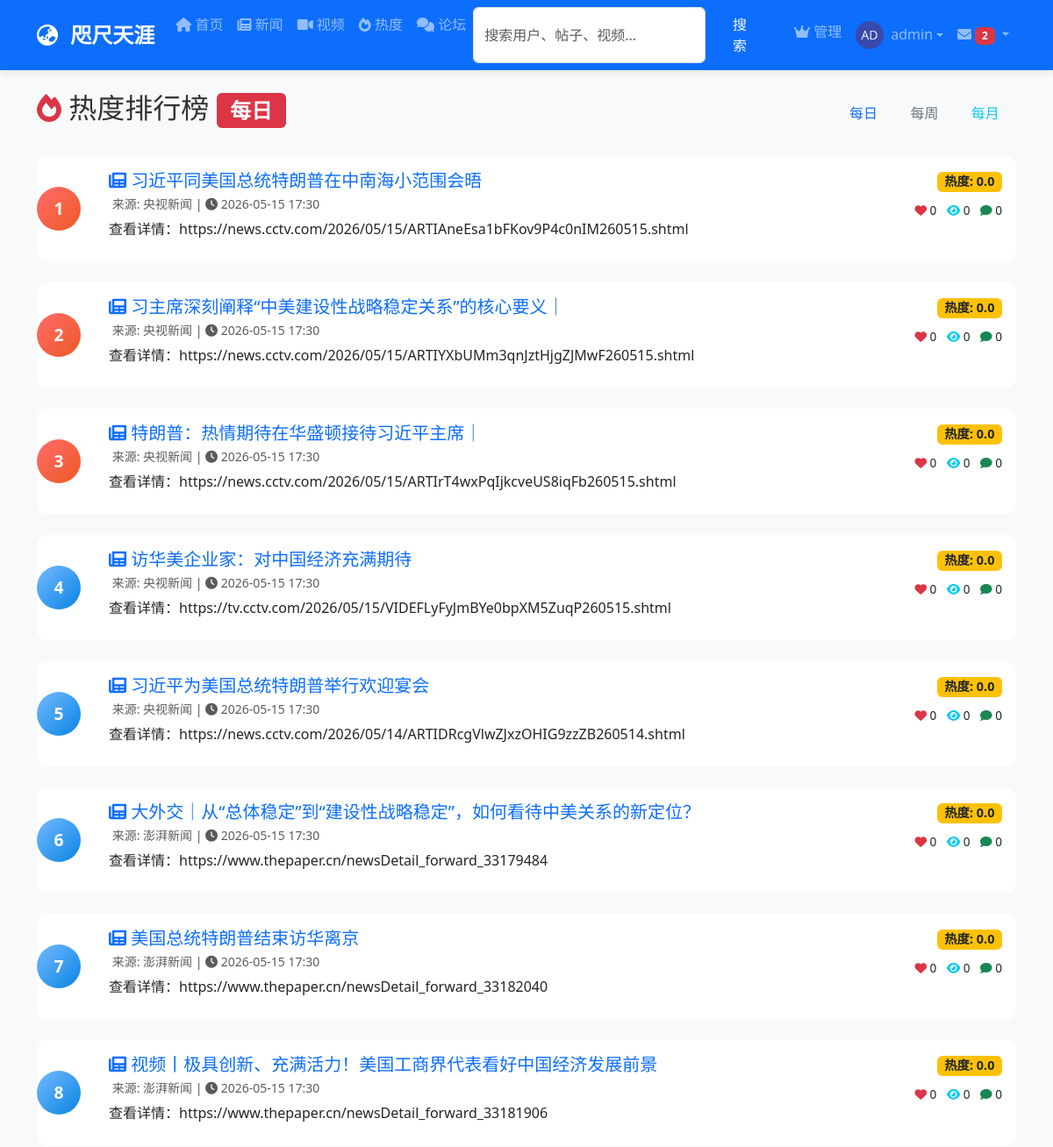
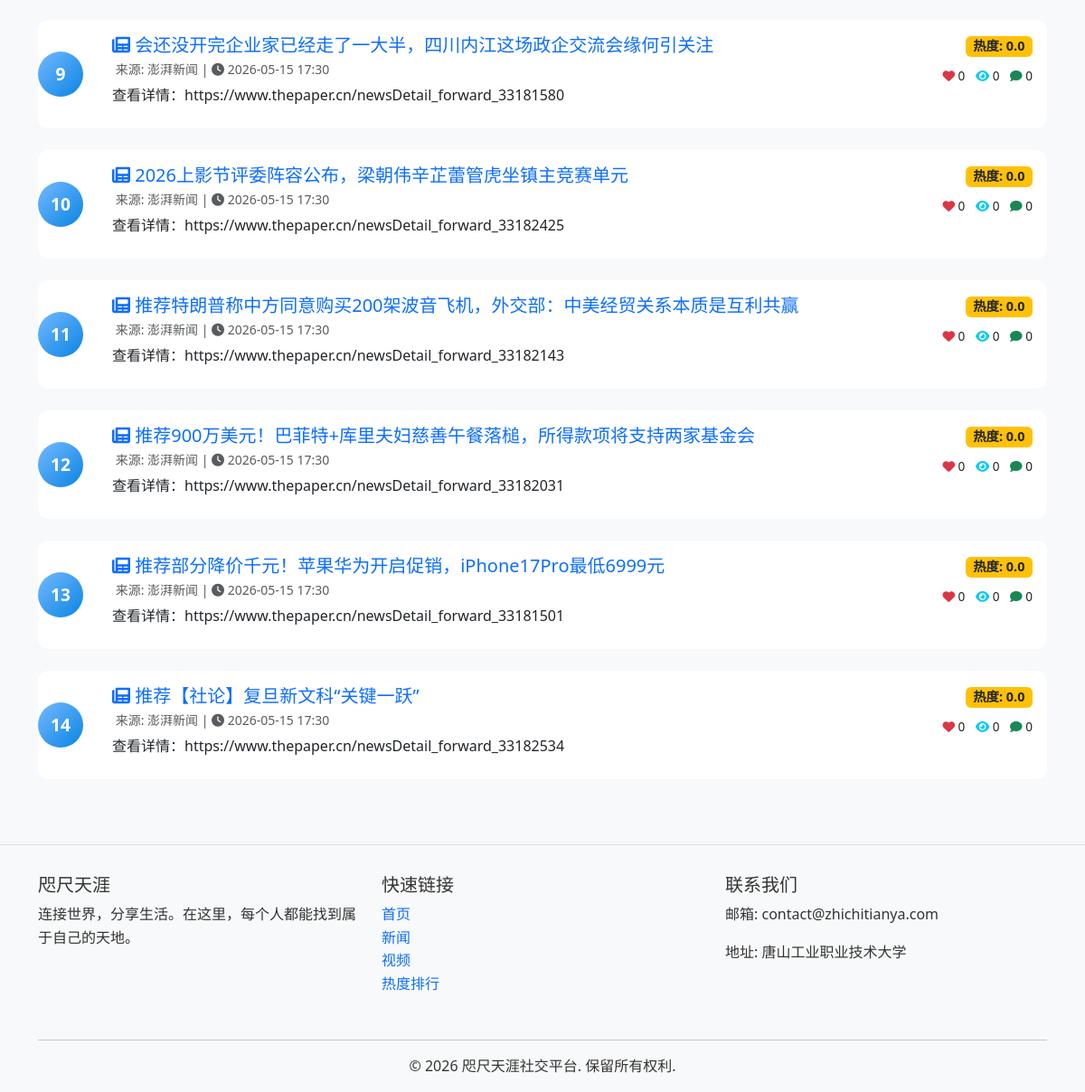
Screenshot of /trending (signed in) with the database file from the repository (2 pictures, top to bottom).
### models/__init__.py (models this page shows, shortened)
class User(UserMixin, db.Model):
    __tablename__ = 'users'
    id = db.Column(db.Integer, primary_key=True)
    username = db.Column(db.String(80), unique=True, nullable=False)
    email = db.Column(db.String(120), unique=True, nullable=False)
    password_hash = db.Column(db.String(120), nullable=False)
    avatar = db.Column(db.String(200), default='default_avatar.png')
    bio = db.Column(db.Text, default='')
    location = db.Column(db.String(100))
    website = db.Column(db.String(200))
    is_active = db.Column(db.Boolean, default=True)  # 用户是否被封禁
    is_banned = db.Column(db.Boolean, default=False)  # 是否被完全封禁
    can_post = db.Column(db.Boolean, default=True)    # 是否可以发帖
    can_video = db.Column(db.Boolean, default=True)   # 是否可以发视频
    can_comment = db.Column(db.Boolean, default=True)  # 是否可以评论
    is_admin = db.Column(db.Boolean, default=False)   # 是否为管理员
    join_date = db.Column(FlexibleDateTime, default=datetime.now)
    last_seen = db.Column(FlexibleDateTime, default=datetime.now)
    posts = db.relationship('Post', backref='author',
                            lazy=True, foreign_keys='Post.author_id')
    videos = db.relationship('Video', backref='uploader',
                             lazy=True, foreign_keys='Video.uploader_id')
    comments = db.relationship(
        'Comment', lazy=True, foreign_keys='Comment.author_id')
    sent_messages = db.relationship(
        'Message', backref='sender', lazy=True, foreign_keys='Message.sender_id')
    received_messages = db.relationship(
        'Message', backref='recipient', lazy=True, foreign_keys='Message.recipient_id')
    followers = db.relationship(
        'User', secondary='follows',
        primaryjoin='(Follows.followed_id == User.id)',  # 被关注的人
        secondaryjoin='(Follows.follower_id == User.id)',  # 关注者
        backref=db.backref('followed', lazy='dynamic'),
        lazy='dynamic'
    )
    post_likes = db.relationship('PostLike', backref='user', lazy=True)
    video_likes = db.relationship('VideoLike', backref='user', lazy=True)
    def unread_messages_count(self):
        return Message.query.filter_by(
            recipient_id=self.id,
            is_read=False
        ).count()

class News(db.Model):
    __tablename__ = 'news'
    id = db.Column(db.Integer, primary_key=True)
    title = db.Column(db.String(200), nullable=False)
    content = db.Column(db.Text, nullable=False)
    summary = db.Column(db.String(500))  # 新闻摘要
    image_url = db.Column(db.String(200))  # 新闻配图
    source = db.Column(db.String(100))  # 新闻来源
    url = db.Column(db.String(500), default='')  # 原文链接
    timestamp = db.Column(FlexibleDateTime, index=True,
                          default=datetime.now)
    views = db.Column(db.Integer, default=0)  # 阅读次数
    likes_count = db.Column(db.Integer, default=0)
    comments_count = db.Column(db.Integer, default=0)  # 评论数
    news_likes_rel = db.relationship(
        'NewsLike', back_populates='news', overlaps="likes")
    news_comments = db.relationship(
        'Comment', lazy=True, foreign_keys='Comment.news_id')
    def get_trending_score(self):
        from chinese_time_utils import calculate_trend_score
        from datetime import datetime
        import math
        age = datetime.now() - self.timestamp
        age_hours = age.total_seconds() / 3600
        score = calculate_trend_score(
            self.likes_count,
            self.views,
            len(self.news_comments),
            age_hours
        )
        return score

### app.py (the view)
@app.route('/trending')
def trending():
    from utils import calculate_daily_trends
    trending_items = calculate_daily_trends()
    return render_template('trending.html',
                           trending_items=trending_items,
                           period='每日')

### templates/trending.html (shortened to what this page needs)
{% extends "base.html" %} {% block title %}热度排行 - 咫尺天涯{% endblock %} {%
block content %}
<div class="container mt-4">
  <div class="row">
    <div class="col-lg-12">
      <div class="d-flex justify-content-between align-items-center mb-4">
        <h2>
          <i class="fas fa-fire text-danger"></i> 热度排行榜
          <span class="badge bg-danger">{{ period or '每日' }}</span>
        </h2>
        <div class="btn-group" role="group">
          <a
            href="{{ url_for('trending_daily') }}"
            class="btn btn-outline-primary {% if period == 'daily' %}active{% endif %}"
            >每日</a
          >
          <a
            href="{{ url_for('trending_weekly') }}"
            class="btn btn-outline-secondary {% if period == 'weekly' %}active{% endif %}"
            >每周</a
          >
          <a
            href="{{ url_for('trending_monthly') }}"
            class="btn btn-outline-info {% if period == 'monthly' %}active{% endif %}"
            >每月</a
          >
        </div>
      </div>
      {% if trending_items %}
      <div class="row">
        {% for item_data in trending_items %} {% set item = item_data.item %} {%
        set rank = loop.index %}
        <div class="col-md-12 mb-4">
          <div class="card trending-item-card">
            <div class="row g-0 align-items-center">
              <div class="col-auto pe-3">
                <div
                  class="rank-badge d-flex align-items-center justify-content-center {% if rank <= 3 %}rank-top{% else %}rank-normal{% endif %}"
                  style="
                    min-width: 50px;
                    height: 50px;
                    border-radius: 50%;
                    font-size: 1.2em;
                    font-weight: bold;
                  "
                >
                  {{ rank }}
                </div>
              </div>
              <div class="col">
                <div class="card-body p-3">
                  <div class="d-flex justify-content-between align-items-start">
                    <div>
                      <h5 class="card-title mb-1">
                        {% if item_data.type == 'news' %}
                        <i class="fas fa-newspaper text-primary"></i>
                        <a
                          href="{{ url_for('news_detail', news_id=item.id) }}"
                          class="text-decoration-none"
                        >
                          {{ item.title }}
                        </a>
                        {% endif %}
                      </h5>
                      <p class="card-text text-muted small mb-1">
                        {% if item_data.type == 'news' %}
                         来源: {{ item.source or
                        '未知' }} | {% endif %}
                        <i class="fas fa-clock"></i>
                        {{ item.timestamp.strftime('%Y-%m-%d %H:%M') }}
                      </p>
                      <p class="card-text mb-2">
                        {{ item.summary or item.content[:100] + "..." if
                        item.content and item.content|length > 100 else
                        item.content or '暂无简介' }}
                      </p>
                    </div>
                    <div class="text-end">
                      <div
                        class="trending-score badge bg-warning text-dark mb-2"
                      >
                        热度: {{ "%.1f"|format(item_data.score or
                        item.get_trending_score()) }}
                      </div>
                      <div class="stats-small">
                        <span class="me-2" title="点赞数">
                          <i class="fas fa-heart text-danger"></i>
                          {{ item.likes_count or 0 }}
                        </span>
                        <span class="me-2" title="浏览数">
                          <i class="fas fa-eye text-info"></i>
                          {{ item.views or 0 }}
                        </span>
                        <span title="评论数">
                          <i class="fas fa-comment text-success"></i>
                          {{ item.comments_count or 0 }}
                        </span>
                      </div>
                    </div>
                  </div>
                </div>
              </div>
            </div>
          </div>
        </div>
        {% endfor %}
      </div>
      {% endif %}
    </div>
  </div>
</div>
{% endblock %}

### templates/base.html (shortened to what this page needs)
<!DOCTYPE html>
<html lang="zh-CN">
  <head>
    <link
      href="{{ url_for('static', filename='css/bootstrap.min.css') }}"
      rel="stylesheet"
    />
    <link
      rel="stylesheet"
      href="{{ url_for('static', filename='css/style.css') }}"
    />
    <link
      rel="stylesheet"
      href="https://cdnjs.cloudflare.com/ajax/libs/font-awesome/6.0.0/css/all.min.css"
    />
  </head>
  <body>
    <nav class="navbar navbar-expand-lg navbar-dark bg-primary sticky-top">
      <div class="container">
        <a class="navbar-brand" href="{{ url_for('index') }}">
          <i class="fas fa-globe-asia me-2"></i> 咫尺天涯
        </a>
        <div class="collapse navbar-collapse" id="navbarNav">
          <ul class="navbar-nav me-auto">
            <li class="nav-item">
              <a class="nav-link" href="{{ url_for('index') }}"
                ><i class="fas fa-home"></i> 首页</a
              >
            </li>
            <li class="nav-item">
              <a class="nav-link" href="{{ url_for('news') }}"
                ><i class="fas fa-newspaper"></i> 新闻</a
              >
            </li>
            <li class="nav-item">
              <a class="nav-link" href="{{ url_for('videos') }}"
                ><i class="fas fa-video"></i> 视频</a
              >
            </li>
            <li class="nav-item">
              <a class="nav-link" href="{{ url_for('trending') }}"
                ><i class="fas fa-fire"></i> 热度</a
              >
            </li>
            <li class="nav-item">
              <a class="nav-link" href="{{ url_for('forum') }}"
                ><i class="fas fa-comments"></i> 论坛</a
              >
            </li>
            <li class="nav-item">
              <form
                class="d-flex"
                action="{{ url_for('search') }}"
                method="get"
              >
                <input
                  class="form-control me-2"
                  type="search"
                  name="q"
                  placeholder="搜索用户、帖子、视频..."
                  aria-label="Search"
                />
                <button class="btn btn-outline-light" type="submit">
                  搜索
                </button>
              </form>
            </li>
          </ul>
          <ul class="navbar-nav ms-auto">
            {% if current_user.is_authenticated %} {% if current_user.is_admin
            %}
            <li class="nav-item">
              <a class="nav-link" href="{{ url_for('admin') }}"
                ><i class="fas fa-crown"></i> 管理</a
              >
            </li>
            {% endif %}
            <li class="nav-item dropdown">
              <a
                class="nav-link dropdown-toggle d-flex align-items-center"
                href="#"
                id="navbarDropdown"
                role="button"
                data-bs-toggle="dropdown"
              >
                <img
                  src="{{ get_avatar_url(current_user.avatar) }}"
                  class="user-avatar-sm me-2"
                  alt="头像"
                />
                {{ current_user.username }}
              </a>
            </li>
            {% endif %}
          </ul>
          {% if current_user.is_authenticated %}
          <ul class="navbar-nav">
            <li class="nav-item dropdown">
              <a
                class="nav-link dropdown-toggle"
                href="#"
                id="messagesDropdown"
                role="button"
                data-bs-toggle="dropdown"
                aria-expanded="false"
              >
                <i class="fas fa-envelope"></i>
                {% if current_user.unread_messages_count() > 0 %}
                <span class="badge bg-danger"
                  >{{ current_user.unread_messages_count() }}</span
                >
                {% endif %}
              </a>
                {% set unread_messages = [] %} {% for msg in
                current_user.received_messages %} {% if not msg.is_read %} {% if
                unread_messages|length < 5 %} {% set _ =
                unread_messages.append(msg) %} {% endif %} {% endif %} {% endfor
                %}
            </li>
          </ul>
          {% endif %}
        </div>
      </div>
    </nav>
    <main>{% block content %}{% endblock %}</main>
    <footer class="footer mt-5 py-4 bg-light">
      <div class="container">
        <div class="row">
          <div class="col-md-4 mb-3">
            <h5>咫尺天涯</h5>
            <p>连接世界，分享生活。在这里，每个人都能找到属于自己的天地。</p>
          </div>
          <div class="col-md-4 mb-3">
            <h5>快速链接</h5>
            <ul class="list-unstyled">
              <li>
                <a href="{{ url_for('index') }}" class="text-decoration-none"
                  >首页</a
                >
              </li>
              <li>
                <a href="{{ url_for('news') }}" class="text-decoration-none"
                  >新闻</a
                >
              </li>
              <li>
                <a href="{{ url_for('videos') }}" class="text-decoration-none"
                  >视频</a
                >
              </li>
              <li>
                <a href="{{ url_for('trending') }}" class="text-decoration-none"
                  >热度排行</a
                >
              </li>
            </ul>
          </div>
          <div class="col-md-4 mb-3">
            <h5>联系我们</h5>
            <p>邮箱: contact@zhichitianya.com</p>
            <p>地址: 唐山工业职业技术大学</p>
          </div>
        </div>
        <hr />
        <div class="text-center">
          <p class="mb-0">&copy; 2026 咫尺天涯社交平台. 保留所有权利.</p>
        </div>
      </div>
    </footer>
  </body>
</html>

### rows the page displays
User: avatar (picture), username "admin"
News: title "习近平同美国总统特朗普在中南海小范围会晤", source "央视新闻", timestamp "2026-05-15 17:30", content "查看详情：https://news.cctv.com/2026/05/15/ARTIAneEsa1bFKov9P4c0nIM260515.shtml", timestamp+likes_count+views "0.0", likes_count "0", views "0", comments_count "0"
News: title "习主席深刻阐释“中美建设性战略稳定关系”的核心要义｜", source "央视新闻", timestamp "2026-05-15 17:30", content "查看详情：https://news.cctv.com/2026/05/15/ARTIYXbUMm3qnJztHjgZJMwF260515.shtml", timestamp+likes_count+views "0.0", likes_count "0", views "0", comments_count "0"
News: title "特朗普：热情期待在华盛顿接待习近平主席｜", source "央视新闻", timestamp "2026-05-15 17:30", content "查看详情：https://news.cctv.com/2026/05/15/ARTIrT4wxPqIjkcveUS8iqFb260515.shtml", timestamp+likes_count+views "0.0", likes_count "0", views "0", comments_count "0"
News: title "访华美企业家：对中国经济充满期待", source "央视新闻", timestamp "2026-05-15 17:30", content "查看详情：https://tv.cctv.com/2026/05/15/VIDEFLyFyJmBYe0bpXM5ZuqP260515.shtml", timestamp+likes_count+views "0.0", likes_count "0", views "0", comments_count "0"
News: title "习近平为美国总统特朗普举行欢迎宴会", source "央视新闻", timestamp "2026-05-15 17:30", content "查看详情：https://news.cctv.com/2026/05/14/ARTIDRcgVlwZJxzOHIG9zzZB260514.shtml", timestamp+likes_count+views "0.0", likes_count "0", views "0", comments_count "0"
News: title "大外交｜从“总体稳定”到“建设性战略稳定”，如何看待中美关系的新定位？", source "澎湃新闻", timestamp "2026-05-15 17:30", content "查看详情：https://www.thepaper.cn/newsDetail_forward_33179484", timestamp+likes_count+views "0.0", likes_count "0", views "0", comments_count "0"
News: title "美国总统特朗普结束访华离京", source "澎湃新闻", timestamp "2026-05-15 17:30", content "查看详情：https://www.thepaper.cn/newsDetail_forward_33182040", timestamp+likes_count+views "0.0", likes_count "0", views "0", comments_count "0"
News: title "视频丨极具创新、充满活力！美国工商界代表看好中国经济发展前景", source "澎湃新闻", timestamp "2026-05-15 17:30", content "查看详情：https://www.thepaper.cn/newsDetail_forward_33181906", timestamp+likes_count+views "0.0", likes_count "0", views "0", comments_count "0"
News: title "会还没开完企业家已经走了一大半，四川内江这场政企交流会缘何引关注", source "澎湃新闻", timestamp "2026-05-15 17:30", content "查看详情：https://www.thepaper.cn/newsDetail_forward_33181580", timestamp+likes_count+views "0.0", likes_count "0", views "0", comments_count "0"
News: title "2026上影节评委阵容公布，梁朝伟辛芷蕾管虎坐镇主竞赛单元", source "澎湃新闻", timestamp "2026-05-15 17:30", content "查看详情：https://www.thepaper.cn/newsDetail_forward_33182425", timestamp+likes_count+views "0.0", likes_count "0", views "0", comments_count "0"
News: title "推荐特朗普称中方同意购买200架波音飞机，外交部：中美经贸关系本质是互利共赢", source "澎湃新闻", timestamp "2026-05-15 17:30", content "查看详情：https://www.thepaper.cn/newsDetail_forward_33182143", timestamp+likes_count+views "0.0", likes_count "0", views "0", comments_count "0"
News: title "推荐900万美元！巴菲特+库里夫妇慈善午餐落槌，所得款项将支持两家基金会", source "澎湃新闻", timestamp "2026-05-15 17:30", content "查看详情：https://www.thepaper.cn/newsDetail_forward_33182031", timestamp+likes_count+views "0.0", likes_count "0", views "0", comments_count "0"
News: title "推荐部分降价千元！苹果华为开启促销，iPhone17Pro最低6999元", source "澎湃新闻", timestamp "2026-05-15 17:30", content "查看详情：https://www.thepaper.cn/newsDetail_forward_33181501", timestamp+likes_count+views "0.0", likes_count "0", views "0", comments_count "0"
News: title "推荐【社论】复旦新文科“关键一跃”", source "澎湃新闻", timestamp "2026-05-15 17:30", content "查看详情：https://www.thepaper.cn/newsDetail_forward_33182534", timestamp+likes_count+views "0.0", likes_count "0", views "0", comments_count "0"

### other values shown
{{ current_user.unread_messages_count() }} "2"
{{ period or '每日' }} "每日"
{{ rank }} "1" "2" "3" "4" "5" "6" "7" "8" "9" "10" "11" "12" "13" "14"
